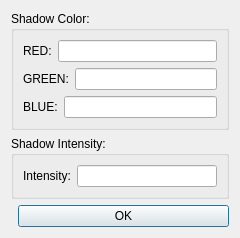
<?xml version="1.0" encoding="UTF-8"?>
<ui version="4.0">
 <class>WBQtShadowDialog</class>
 <widget class="QDialog" name="WBQtShadowDialog">
  <property name="geometry">
   <rect>
    <x>0</x>
    <y>0</y>
    <width>240</width>
    <height>220</height>
   </rect>
  </property>
  <property name="windowTitle">
   <string>Shadow Options</string>
  </property>
  <layout class="QVBoxLayout" name="rootLayout">
   <item>
    <widget class="QGroupBox" name="colorBox">
     <property name="title">
      <string>Shadow Color:</string>
     </property>
     <layout class="QVBoxLayout" name="colorLay">
      <item>
       <layout class="QHBoxLayout" name="redRow">
        <item>
         <widget class="QLabel" name="redLabel">
          <property name="text">
           <string>RED:</string>
          </property>
         </widget>
        </item>
        <item>
         <widget class="QLineEdit" name="red"/>
        </item>
       </layout>
      </item>
      <item>
       <layout class="QHBoxLayout" name="greenRow">
        <item>
         <widget class="QLabel" name="greenLabel">
          <property name="text">
           <string>GREEN:</string>
          </property>
         </widget>
        </item>
        <item>
         <widget class="QLineEdit" name="green"/>
        </item>
       </layout>
      </item>
      <item>
       <layout class="QHBoxLayout" name="blueRow">
        <item>
         <widget class="QLabel" name="blueLabel">
          <property name="text">
           <string>BLUE:</string>
          </property>
         </widget>
        </item>
        <item>
         <widget class="QLineEdit" name="blue"/>
        </item>
       </layout>
      </item>
     </layout>
    </widget>
   </item>
   <item>
    <widget class="QGroupBox" name="intensityBox">
     <property name="title">
      <string>Shadow Intensity:</string>
     </property>
     <layout class="QHBoxLayout" name="intensityLay">
      <item>
       <widget class="QLabel" name="intensityLabel">
        <property name="text">
         <string>Intensity:</string>
        </property>
       </widget>
      </item>
      <item>
       <widget class="QLineEdit" name="intensity"/>
      </item>
     </layout>
    </widget>
   </item>
   <item>
    <layout class="QHBoxLayout" name="buttonsRow">
     <item>
      <spacer name="buttonsSpacer">
       <property name="orientation">
        <enum>Qt::Horizontal</enum>
       </property>
      </spacer>
     </item>
     <item>
      <widget class="QPushButton" name="okBtn">
       <property name="text">
        <string>OK</string>
       </property>
       <property name="default">
        <bool>true</bool>
       </property>
      </widget>
     </item>
    </layout>
   </item>
  </layout>
 </widget>
 <resources/>
 <connections/>
</ui>
